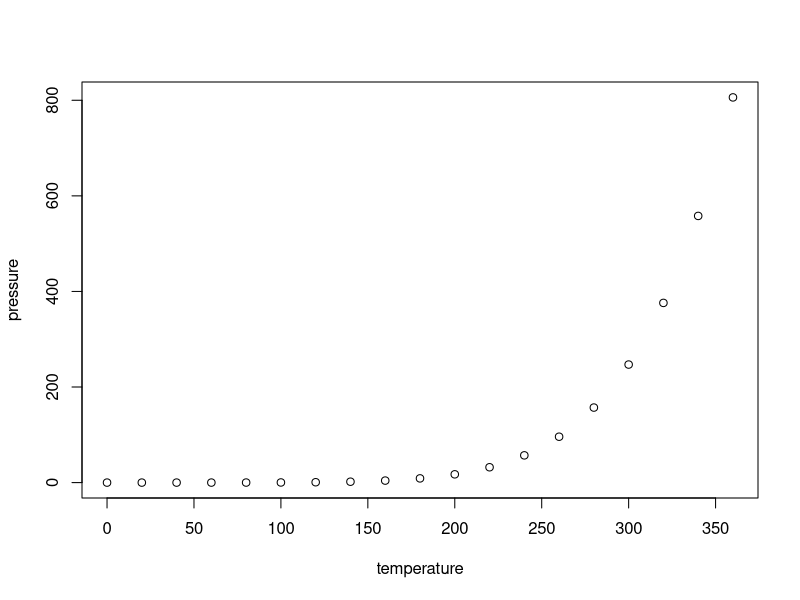
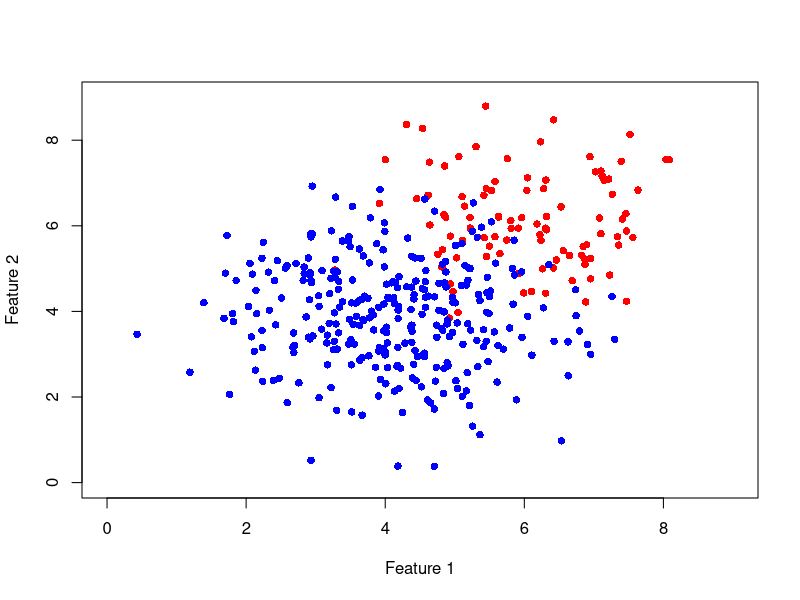
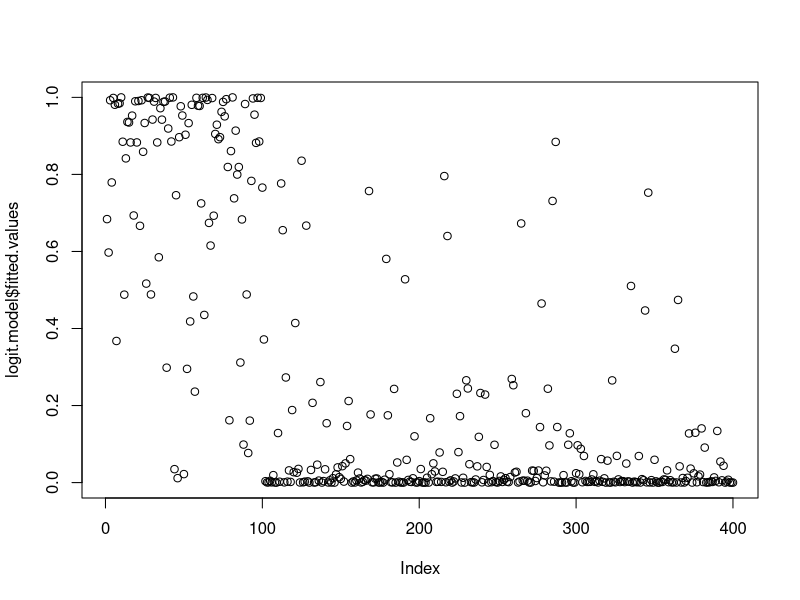
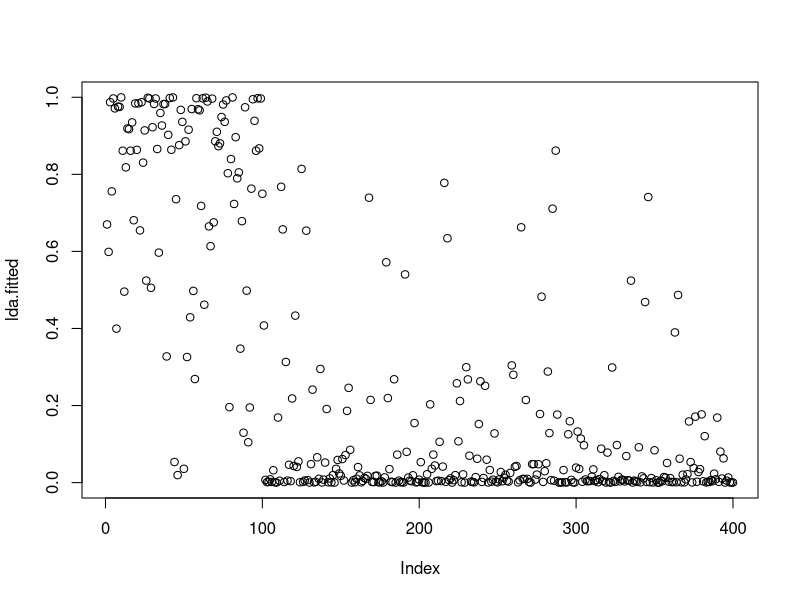
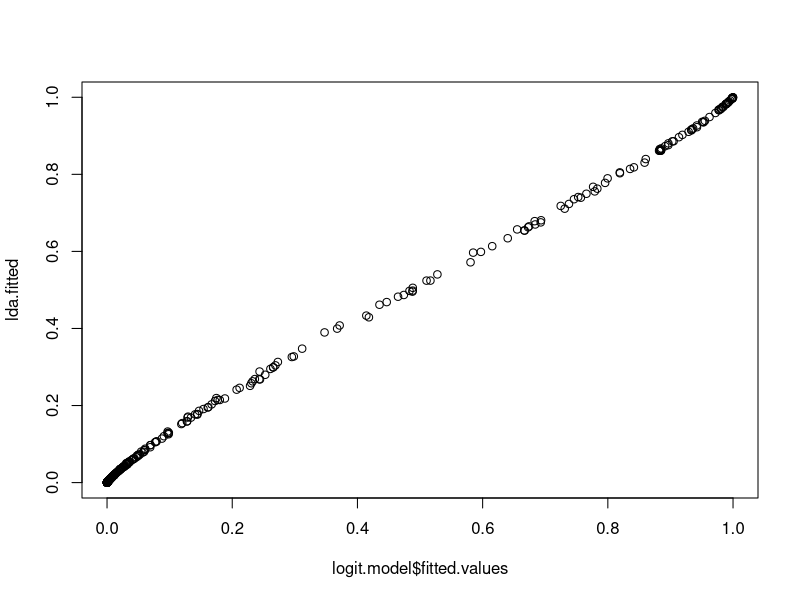
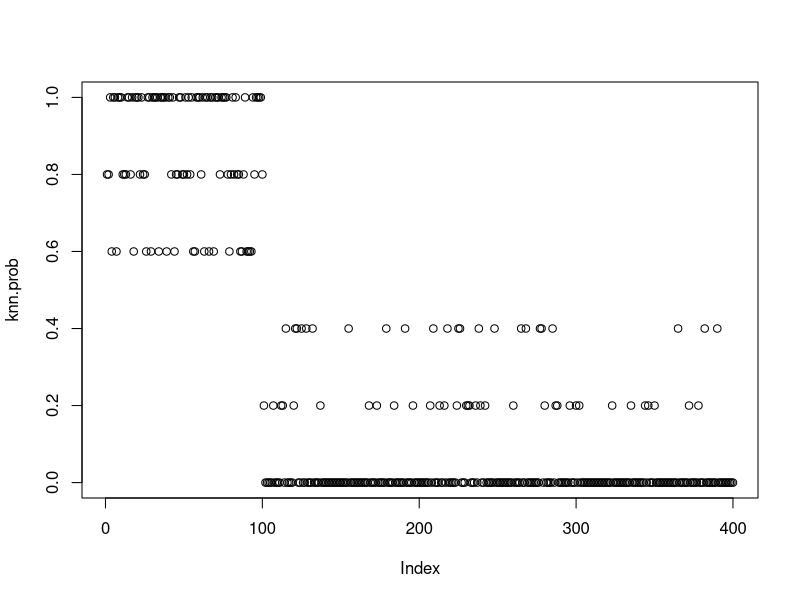
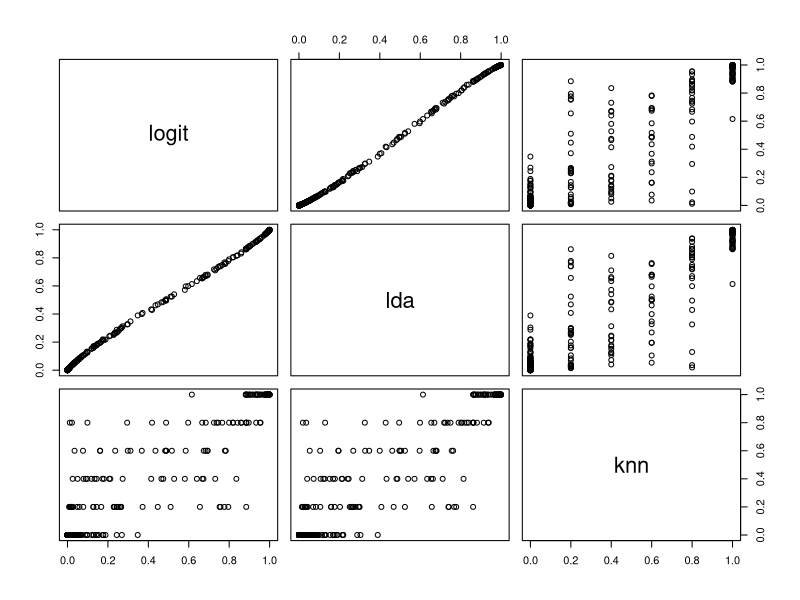

These charts were generated, in order, by the following R code:
## ---- chunk 1
knitr::opts_chunk$set(echo = TRUE)
## ---- chunk 2
summary(cars)
## ---- chunk 3
plot(pressure)
## ---- chunk 4
set.seed(3)
f1 <- rnorm(100, mean = 6, sd = 1.2)
set.seed(4)
f2 <- rnorm(100, mean = 6, sd = 1.2)
P.data <- cbind(f1, f2)

set.seed(7)
f3 <- rnorm(300, mean = 4, sd = 1.2)
set.seed(8)
f4 <- rnorm(300, mean = 4, sd = 1.2)
N.data <- cbind(f3, f4)

# Combine all samples
data.mat <- data.frame(rbind(P.data, N.data), Class = rep(c(1,0), time = c(nrow(P.data), nrow(N.data))))
rownames(data.mat) <- paste("s", 1:(nrow(P.data) + nrow(N.data)), sep = "")

# Plot data
plot(subset(data.mat, Class == 1)[,-3], col = "red", pch = 16, ylim = c(0,9), xlim = c(0,9), xlab = "Feature 1", ylab = "Feature 2")
points(subset(data.mat, Class == 0)[,-3], col = "blue", pch = 16)
## ---- chunk 5
# train a logsitic regression model
logit.model <- glm(Class~., family = binomial (link = 'logit'), data = data.mat)
# plot fitted value from logistic regression model
plot(logit.model$fitted.values)
## ---- chunk 6
# use fitted value to classify samples
logit.decision <- ifelse(logit.model$fitted.values > 0.5, 1, 0)
# calculate classification accuracy (in percentage %)
sum(logit.decision == data.mat$Class) / nrow(data.mat) * 100 
## ---- chunk 7
library(MASS)
# train an LDA model
lda.model <- lda(Class~., data = data.mat)
lda.fitted <- predict(lda.model, data.mat)$posterior[,"1"]
# plot fitted value from LDA model
plot(lda.fitted)
## ---- chunk 8
# use fitted value to classify samples
lda.decision <- ifelse(lda.fitted > 0.5, 1, 0)
# calculate classification accuracy (in percentage %)
sum(lda.decision == data.mat$Class) / nrow(data.mat) * 100
## ---- chunk 9
cor(logit.model$fitted.values, lda.fitted)
## ---- chunk 10
plot(logit.model$fitted.values, lda.fitted)
## ---- chunk 11
library(class)
# a knn with k = 1
knn.model_1 <- knn(train = data.mat[, -3], test = data.mat[, -3], cl = data.mat[, 3], k = 1)
# a knn with k = 5
knn.model_2 <- knn(train = data.mat[, -3], test = data.mat[, -3], cl = data.mat[, 3], k = 5)
# a knn with k = 13
knn.model_3 <- knn(train = data.mat[, -3], test = data.mat[, -3], cl = data.mat[, 3], k = 13)

# calculate classification accuracy
sum(knn.model_1 == data.mat$Class) / nrow(data.mat) * 100
sum(knn.model_2 == data.mat$Class) / nrow(data.mat) * 100
sum(knn.model_3 == data.mat$Class) / nrow(data.mat) * 100
## ---- chunk 12

# apply knn and enable calculation of prediction probability
knn.model <- knn(train=data.mat[,-3], test=data.mat[,-3], cl=data.mat[,3], k=5, prob=TRUE)
# extract prediction probability from the prediction model
knn.prob <- attr(knn.model, "prob")
isNegativeSample <- data.mat[,3] != 1
knn.prob[isNegativeSample] <-  1 - knn.prob[isNegativeSample]

plot(knn.prob)
## ---- chunk 13
# combine classification results into a data frame
classifications <- data.frame(logit = logit.model$fitted.values, lda = lda.fitted, knn = knn.prob)
# calculate correlation
cor(classifications)
## ---- chunk 14
pairs(classifications)
